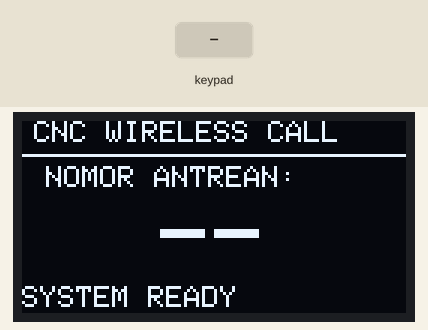
The sketch below on a simulated ESP32. On the bench: 128×64 one-colour display. Inputs (shaded band) come from the test bench. What the sketch prints to the serial monitor is not drawn.

Above: at 1.2 s.
1.3 s: keypad keys 1 8 1 9 2 3 2 7 # pressed 0.4 s apart
At 3.6 s:
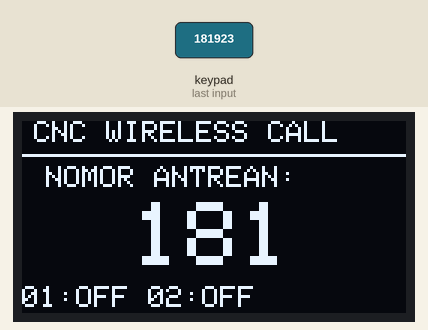
6.4 s: key '*' pressed
At 6.9 s:
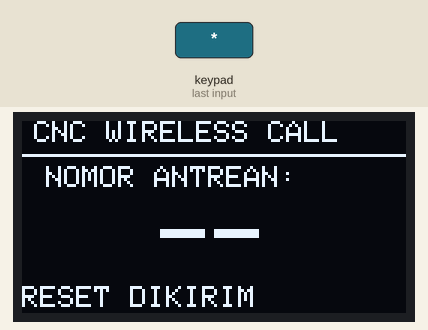
9.4 s: key 'C' pressed
At 10.4 s:
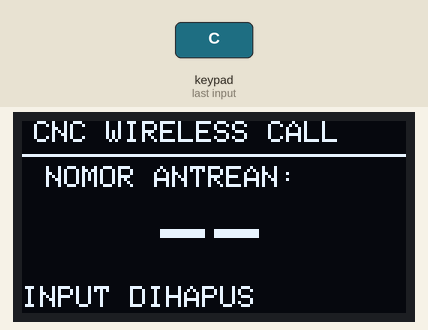
12.4 s: key 'E' pressed
At 13.9 s:
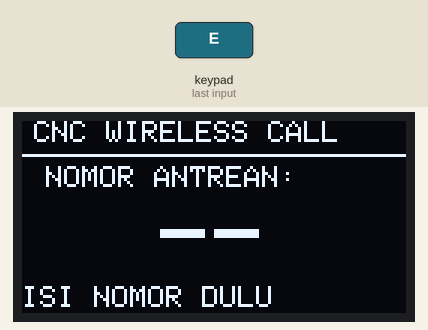
15.4 s: keypad keys 1 8 1 9 2 3 2 7 D pressed 0.4 s apart
At 15.64 s:
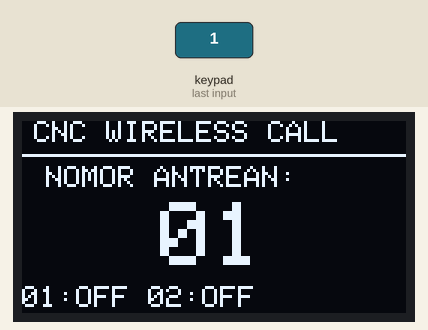
20.5 s: key '#' pressed
At 21.7 s:
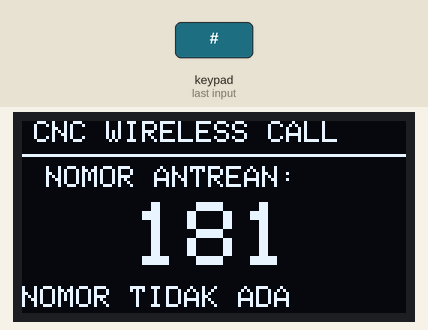
Timing chart, 0 to 23.5 s (numbered marks = the images above; inputs shaded):
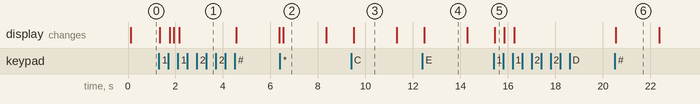

The sketch:

transmitter_wireless-calling-system.ino
```cpp
#include <Arduino.h>
#include <WiFi.h>
#include <esp_now.h>
#include <esp_wifi.h>
#include <Wire.h>
#include <Adafruit_GFX.h>
#include <Adafruit_SSD1306.h>
#include <Keypad.h>

// ==================================
// CNC STORE BANDUNG
// WIRELESS CALLING SYSTEM
// ESP32 V1 + OLED + KEYPAD 4x5
// ==================================

// OLED
#define SCREEN_WIDTH 128
#define SCREEN_HEIGHT 64
#define OLED_SDA 21
#define OLED_SCL 22

Adafruit_SSD1306 display(
  SCREEN_WIDTH, SCREEN_HEIGHT,
  &Wire, -1
);

// KEYPAD 5 BARIS x 4 KOLOM
const byte ROWS = 5;
const byte COLS = 4;

// Susunan mengikuti foto keypad
char keys[ROWS][COLS] = {
  {'F', 'G', '#', '*'},
  {'1', '2', '3', 'U'},
  {'4', '5', '6', 'D'},
  {'7', '8', '9', 'C'},
  {'L', '0', 'R', 'E'}
};

// F = F1, G = F2
// U = Panah Atas
// D = Panah Bawah
// C = ESC
// L = Panah Kiri
// R = Panah Kanan
// E = ENT

byte rowPins[ROWS] = {
  13, 14, 16, 17, 32
};

byte colPins[COLS] = {
  18, 19, 23, 27
};

Keypad keypad = Keypad(
  makeKeymap(keys),
  rowPins, colPins,
  ROWS, COLS
);

// ESP-NOW
#define WIFI_CHANNEL 1
#define MAGIC_CODE 0xC5A12026UL
#define CMD_CALL 1
#define CMD_RESET 2

uint8_t broadcastAddress[] = {
  0xFF, 0xFF, 0xFF,
  0xFF, 0xFF, 0xFF
};

typedef struct {
  uint32_t magic;
  uint32_t sequence;
  uint8_t target;
  uint8_t command;
} CallPacket;

uint32_t sequenceNumber = 0;

String nomor = "";
String pesan = "MASUKKAN NOMOR";

bool status01 = false;
bool status02 = false;

unsigned long pesanSampai = 0;

// ==================================
// TAMPILAN OLED
// ==================================

void tampilOLED() {

  display.clearDisplay();
  display.setTextColor(SSD1306_WHITE);

  display.setTextSize(1);
  display.setCursor(4, 0);
  display.print("CNC WIRELESS CALL");

  display.drawLine(
    0, 11, 127, 11,
    SSD1306_WHITE
  );

  display.setCursor(8, 15);
  display.print("NOMOR ANTREAN:");

  String tampilNomor = nomor;

  if (tampilNomor == "") {
    tampilNomor = "--";
  } else if (tampilNomor.length() == 1) {
    tampilNomor = "0" + tampilNomor;
  }

  display.setTextSize(3);

  int16_t x1, y1;
  uint16_t w, h;

  display.getTextBounds(
    tampilNomor, 0, 0,
    &x1, &y1, &w, &h
  );

  display.setCursor(
    (128 - w) / 2,
    27
  );

  display.print(tampilNomor);

  display.setTextSize(1);
  display.setCursor(0, 55);

  if (pesanSampai != 0 &&
      (int32_t)(pesanSampai - millis()) > 0) {

    display.print(pesan);

  } else {

    display.print("01:");
    display.print(status01 ? "ON " : "OFF");

    display.print(" 02:");
    display.print(status02 ? "ON" : "OFF");
  }

  display.display();
}

// ==================================
// PESAN STATUS
// ==================================

void setPesan(String teks) {
  pesan = teks;
  pesanSampai = millis() + 1800;
}

// ==================================
// KIRIM PERINTAH
// ==================================

bool kirimPerintah(
  uint8_t target,
  uint8_t command
) {

  CallPacket packet = {};

  packet.magic = MAGIC_CODE;
  packet.sequence = ++sequenceNumber;
  packet.target = target;
  packet.command = command;

  bool berhasil = true;

  for (int i = 0; i < 3; i++) {

    esp_err_t hasil = esp_now_send(
      broadcastAddress,
      (uint8_t *)&packet,
      sizeof(packet)
    );

    if (hasil != ESP_OK) {
      berhasil = false;
      Serial.println("Gagal mengantre pengiriman");
    }

    delay(30);
  }

  return berhasil;
}

// ==================================
// PANGGIL ANTREAN
// ==================================

void panggilAntrean() {

  if (nomor == "") {
    setPesan("ISI NOMOR DULU");
    return;
  }

  int id = nomor.toInt();

  if (id != 1 && id != 2) {
    setPesan("NOMOR TIDAK ADA");
    return;
  }

  bool terkirim = kirimPerintah(
    id,
    CMD_CALL
  );

  if (terkirim) {

    if (id == 1) status01 = true;
    if (id == 2) status02 = true;

    setPesan("CALL DIKIRIM");

    Serial.print("PANGGIL NOMOR ");
    Serial.println(id);

  } else {
    setPesan("GAGAL KIRIM");
  }

  nomor = "";
}

// ==================================
// RESET SEMUA
// ==================================

void resetSemua() {

  bool terkirim = kirimPerintah(
    0,
    CMD_RESET
  );

  if (terkirim) {

    status01 = false;
    status02 = false;

    setPesan("RESET DIKIRIM");

  } else {
    setPesan("RESET GAGAL");
  }

  nomor = "";

  Serial.println("RESET SEMUA");
}

// ==================================
// SETUP
// ==================================

void setup() {

  Serial.begin(115200);

  Wire.begin(
    OLED_SDA,
    OLED_SCL
  );

  if (!display.begin(
    SSD1306_SWITCHCAPVCC,
    0x3C
  )) {

    Serial.println("OLED ERROR");

    while (true) {
      delay(1000);
    }
  }

  display.clearDisplay();
  display.setTextColor(SSD1306_WHITE);
  display.setTextSize(1);
  display.setCursor(10, 25);
  display.print("SYSTEM STARTING");
  display.display();

  keypad.setDebounceTime(40);

  WiFi.mode(WIFI_STA);
  WiFi.disconnect();

  esp_wifi_set_channel(
    WIFI_CHANNEL,
    WIFI_SECOND_CHAN_NONE
  );

  if (esp_now_init() != ESP_OK) {

    Serial.println("ESP-NOW ERROR");

    while (true) {
      delay(1000);
    }
  }

  esp_now_peer_info_t peer = {};

  memcpy(
    peer.peer_addr,
    broadcastAddress,
    6
  );

  peer.channel = WIFI_CHANNEL;
  peer.ifidx = WIFI_IF_STA;
  peer.encrypt = false;

  if (esp_now_add_peer(&peer) != ESP_OK) {

    Serial.println("PEER ERROR");

    while (true) {
      delay(1000);
    }
  }

  setPesan("SYSTEM READY");

  Serial.println("WIRELESS CALL READY");
}

// ==================================
// LOOP
// ==================================

void loop() {

  char tombol = keypad.getKey();

  if (tombol != NO_KEY) {

    Serial.print("TOMBOL: ");
    Serial.println(tombol);

    // INPUT NOMOR
    if (tombol >= '0' && tombol <= '9') {

      if (nomor.length() < 3) {
        nomor += tombol;
      }
    }

    // ENT ATAU # = CALL
    else if (
      tombol == 'E' ||
      tombol == '#'
    ) {
      panggilAntrean();
    }

    // ESC = HAPUS
    else if (tombol == 'C') {

      nomor = "";
      setPesan("INPUT DIHAPUS");
    }

    // * = RESET SEMUA
    else if (tombol == '*') {

      resetSemua();
    }
  }

  static unsigned long lastOLED = 0;

  if (millis() - lastOLED >= 80) {

    lastOLED = millis();
    tampilOLED();
  }

  delay(5);
}
```

Measured:
- after the input at 1.3 s, the display: first changes at once (image 1 shows a later state)
- after the input at 6.4 s, the display: changes after 0.13 s (image 2)
- after the input at 9.4 s, the display: changes after 0.10 s (image 3)
- after the input at 12.4 s, the display: changes after 0.07 s (image 4)
- after the input at 15.4 s, the display: changes at once (image 5)
- after the input at 20.5 s, the display: changes after 0.05 s (image 6)
- what the display in image 2 shows lasts 1.8 s, from 6.5 s to 8.3 s
